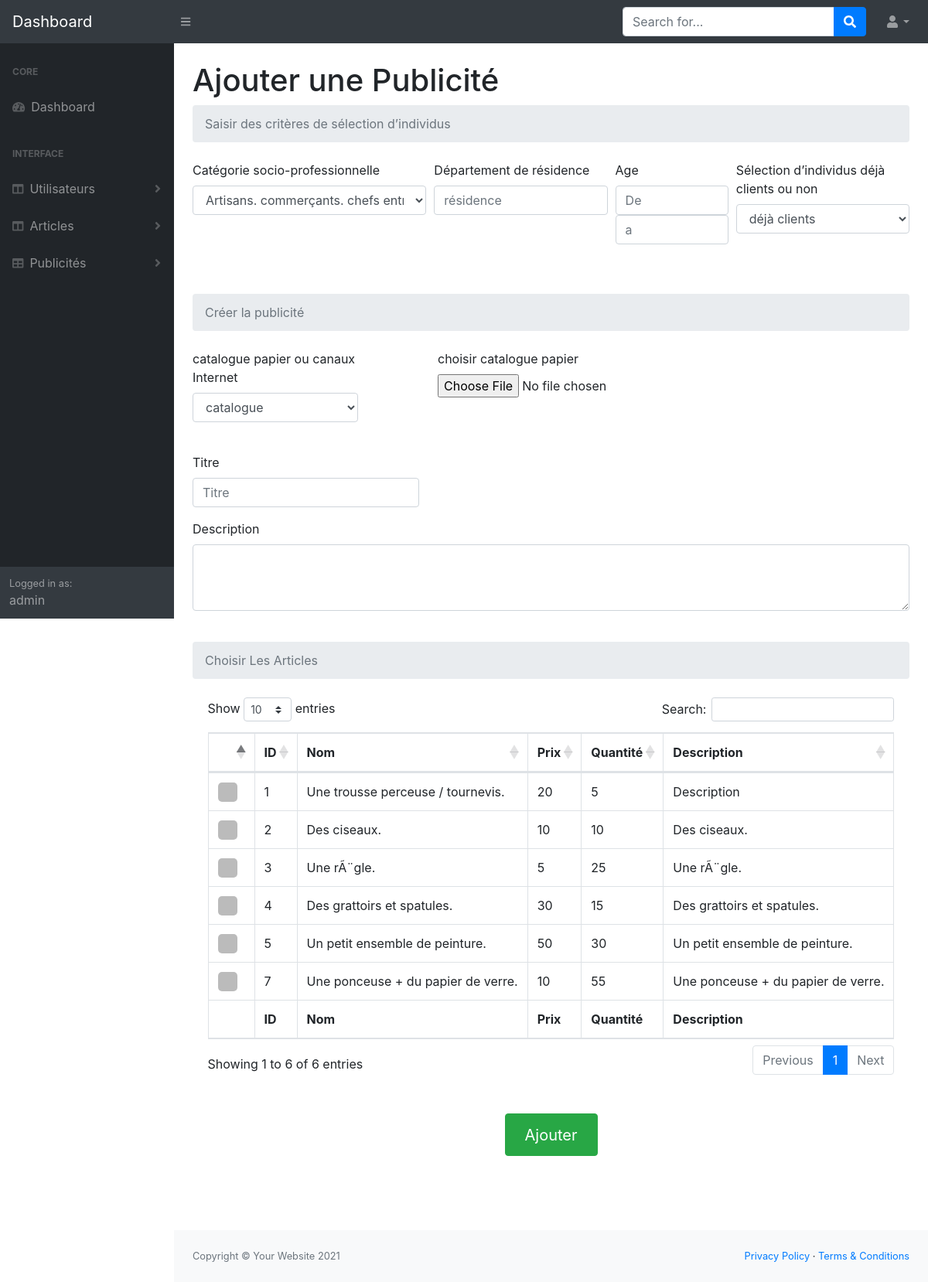
Screenshot of /pub-ajou.php (signed in) with the database file from the repository.
### tables this page shows
CREATE TABLE `article` (
  `id` int(11) NOT NULL,
  `name` text NOT NULL,
  `price` varchar(255) NOT NULL,
  `descr` text NOT NULL,
  `quantity` int(11) NOT NULL
);

### header1.php (called while the page is built, shortened)
<?php
if(!empty($_SESSION['admin']) ){
    $admin_email=$_SESSION['admin'];
 }
?>

### pub-ajou.php (the view, shortened to what this page needs)
<?php
include 'header.php';
include 'db_conn.php';
?>
<div id="layoutSidenav_content">
                <main>
                    <div class="container-fluid">
                        <h1 class="mt-4">Ajouter une Publicité</h1>
                        <ol class="breadcrumb mb-4">
                            <li class="breadcrumb-item active">Saisir des critères de sélection d’individus</li>
                        </ol>
                        <form method="post" action="pub-ajou.php" enctype="multipart/form-data">
  <div class="form-row">
    <div class="form-group col-md-4">
      <label for="inputEmail4">Catégorie socio-professionnelle</label>
      <select id="inputState" class="form-control"  name="category" required>
      <option value="1"  >Artisans. commerçants. chefs entreprise	</option>
      </select>    </div>
    <div class="form-group col-md-3">
      <label for="inputPassword4">Département de résidence</label>
      <input type="text" class="form-control"  placeholder="résidence" name="residance" required>
       </div>
       <div class="form-group col-md-2">
      <label for="inputPassword4">Age</label>
      <input type="number" class="form-control"  placeholder="De" name="age1" required>
      <input type="number" class="form-control"  placeholder="a" name="age2" required>
       </div>
    <div class="form-group col-md-3">
      <label for="inputPassword4">Sélection d’individus déjà clients ou non</label>
      <select id="inputState" class="form-control"  name="client" required>
        <option value="oui" selected> déjà clients</option>
      </select>
       </div>
  </div><br><br>
  <ol class="breadcrumb mb-4">
                            <li class="breadcrumb-item active">Créer la publicité </li>
                        </ol>
<div class="row">
   <div class="form-group col-md-3">
      <label for="inputPassword4">catalogue papier ou canaux Internet</label>
      <select id="selector" class="form-control" name="cataloge" required>
        <option value="1" selected> catalogue</option>
      </select>
       </div>
       <div class="form-group col-md-1">
       </div>
  <div class="form-group colors  col-md-4" id="1">
    <label for="exampleFormControlFile1">choisir catalogue papier</label>
    <input type="file" class="form-control-file" name="fileToUpload" id="fileToUpload" required>
  </div>
  </div>
<br>
<div class="row">
  <div class="form-group col-md-4">
      <label for="inputPassword4">Titre</label>
      <input type="text" class="form-control"  placeholder="Titre" name="name" required>
      </div>
      </div>
  <div class="form-group">
    <label for="exampleFormControlTextarea1">Description</label>
    <textarea class="form-control" id="exampleFormControlTextarea1" rows="3" name="desc" required></textarea>
  </div>
  <br>
  <ol class="breadcrumb mb-4">
                            <li class="breadcrumb-item active">Choisir Les Articles </li>
                        </ol>
<div class="row" style="    justify-content: center;">
<table class="table table-bordered" id="dataTable" width="100%" cellspacing="0">
                                        <thead>
                                            <tr>
                                            <th></th>
                                            <th>ID</th>
                                                <th>Nom</th>
                                                <th>Prix</th>
                                                <th>Quantité</th>
                                                <th>Description</th>
                                            </tr>
                                        </thead>
                                        <tfoot>
                                            <tr>
                                            <th></th>
                                            <th>ID</th>
<th>Nom</th>
<th>Prix</th>
<th>Quantité</th>
<th>Description</th>
                                            </tr>
                                        </tfoot>
                                        <tbody>
<?php
$sql="SELECT * FROM article ";
$result=mysqli_query($database,$sql);
while( $row3=mysqli_fetch_array($result) ){
?>
<tr >
<td>
 <label class="customcheck">
          <span class="checkmark"></span>
        </label>
</td>
                                               <td><?php echo $row3['id']; ?></td>
                                                <td><?php echo $row3['name']; ?></td>
                                                <td><?php echo $row3['price']; ?></td>
                                                <td><?php echo $row3['quantity']; ?></td>
                                                <td><?php echo $row3['descr']; ?></td>
</tr>
                                                <?php
}
                                                ?>
                                        </tbody>
                                    </table>
</div>
<br>
                                    <br>
<div class="row" style="justify-content: center;">
  <button type="submit" class="btn btn-success" name="ajouter" style="height: 55px;
    width: 120px;
    font-size: 20px;"  id="checkBtn">Ajouter</button></div>
    </form>
<br>
<br>
<br>
<br>
         </div>
                </main>
                <footer class="py-4 bg-light mt-auto">
                    <div class="container-fluid">
                        <div class="d-flex align-items-center justify-content-between small">
                            <div class="text-muted">Copyright &copy; Your Website 2021</div>
                            <div>
                                <a href="#">Privacy Policy</a>
                                &middot;
                                <a href="#">Terms &amp; Conditions</a>
                            </div>
                        </div>
                    </div>
                </footer>
            </div>
        </div>
    </body>
</html>

### header.php (shortened to what this page needs)
<?php
include 'header1.php';
include 'db_conn.php';
    $sqls="SELECT * FROM admin WHERE username='$admin_email'";
    $results=mysqli_query($database,$sqls);
    $rows=mysqli_fetch_array($results);
?>
<!DOCTYPE html>
<html lang="en">
    <head>
        <link href="css/styles.css" rel="stylesheet" />
        <link href="https://cdn.datatables.net/1.10.20/css/dataTables.bootstrap4.min.css" rel="stylesheet" />
    </head>
    <body class="sb-nav-fixed">
        <nav class="sb-topnav navbar navbar-expand navbar-dark bg-dark">
            <a class="navbar-brand" href="index.php">Dashboard</a><button class="btn btn-link btn-sm order-1 order-lg-0" id="sidebarToggle" href="#"><i class="fas fa-bars"></i></button
            >
            <form class="d-none d-md-inline-block form-inline ml-auto mr-0 mr-md-3 my-2 my-md-0">
                <div class="input-group">
                    <input class="form-control" type="text" placeholder="Search for..." aria-label="Search" aria-describedby="basic-addon2" />
                    <div class="input-group-append">
                        <button class="btn btn-primary" type="button"><i class="fas fa-search"></i></button>
                    </div>
                </div>
            </form>
            <ul class="navbar-nav ml-auto ml-md-0">
                <li class="nav-item dropdown">
                    <a class="nav-link dropdown-toggle" id="userDropdown" href="#" role="button" data-toggle="dropdown" aria-haspopup="true" aria-expanded="false"><i class="fas fa-user fa-fw"></i></a>
                </li>
            </ul>
        </nav>
        <div id="layoutSidenav">
            <div id="layoutSidenav_nav">
                <nav class="sb-sidenav accordion sb-sidenav-dark" id="sidenavAccordion">
                    <div class="sb-sidenav-menu">
                        <div class="nav">
                            <div class="sb-sidenav-menu-heading">Core</div>
                            <a class="nav-link" href="index.php"
                                ><div class="sb-nav-link-icon"><i class="fas fa-tachometer-alt"></i></div>
                                Dashboard</a
                            >
                            <div class="sb-sidenav-menu-heading">Interface</div>
                            <a class="nav-link collapsed" href="#" data-toggle="collapse" data-target="#collapseLayouts" aria-expanded="false" aria-controls="collapseLayouts"
                                ><div class="sb-nav-link-icon"><i class="fas fa-columns"></i></div>
                                Utilisateurs
                                <div class="sb-sidenav-collapse-arrow"><i class="fas fa-angle-down"></i></div
                            ></a>
                            <a class="nav-link collapsed" href="#" data-toggle="collapse" data-target="#collapseLayouts2" aria-expanded="false" aria-controls="collapseLayouts2"
                                ><div class="sb-nav-link-icon"><i class="fas fa-columns"></i></div>
                                Articles
                                <div class="sb-sidenav-collapse-arrow"><i class="fas fa-angle-down"></i></div
                            ></a>
                            <a class="nav-link collapsed" href="#" data-toggle="collapse" data-target="#collapseLayouts7" aria-expanded="false" aria-controls="collapseLayouts7"
                                ><div class="sb-nav-link-icon"><i class="fas fa-table"></i></div>
                                Publicités
                                <div class="sb-sidenav-collapse-arrow"><i class="fas fa-angle-down"></i></div
                            ></a>
                        </div>
                    </div>
                    <div class="sb-sidenav-footer">
                        <div class="small">Logged in as:</div>
<?php
echo $rows['username'];
?>
</div>
                </nav>
            </div>

### header.php (style rules this page uses)
.customcheck { display: block; position: relative; padding-left: 35px; margin-bottom: 12px; cursor: pointer; font-size: 22px; -webkit-user-select: none; -moz-user-select: none; -ms-user-select: none; user-select: none; }
.checkmark { position: absolute; top: 0; left: 0; height: 25px; width: 25px; background-color: #bbb; border-radius: 5px; }
.checkmark:after { content: ""; position: absolute; display: none; }
.customcheck .checkmark:after { left: 9px; top: 5px; width: 5px; height: 10px; border: solid white; border-width: 0 3px 3px 0; -webkit-transform: rotate(45deg); -ms-transform: rotate(45deg); transform: rotate(45deg); }

### rows the page displays
article: id "1", name "Une trousse perceuse / tournevis.", price "20", quantity "5", descr "Description"
article: id "2", name "Des ciseaux.", price "10", quantity "10", descr "Des ciseaux."
article: id "3", name "Une rÃ¨gle.", price "5", quantity "25", descr "Une rÃ¨gle."
article: id "4", name "Des grattoirs et spatules.", price "30", quantity "15", descr "Des grattoirs et spatules."
article: id "5", name "Un petit ensemble de peinture.", price "50", quantity "30", descr "Un petit ensemble de peinture."
article: id "7", name "Une ponceuse + du papier de verre.", price "10", quantity "55", descr "Une ponceuse + du papier de verre."

### other values shown
$rows['username'] "admin"
